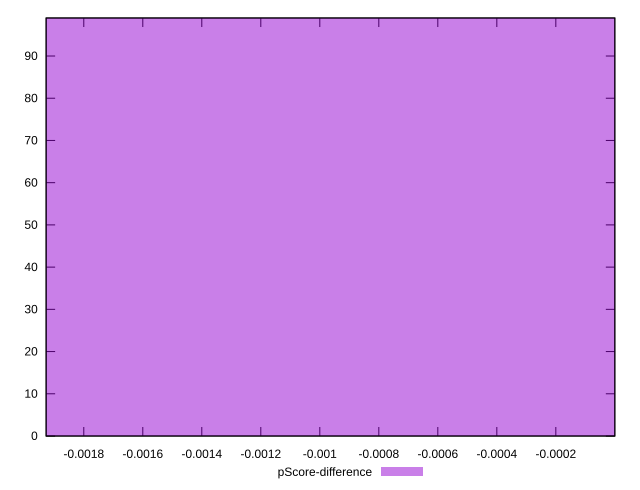

This chart was generated by the following gnuplot code:
reset

$pScoreDifference <<EOF
0 99
EOF

set key outside below
set boxwidth 0.1
set xrange [-0.0019275898523334334:-3.478184318339572e-8]
set yrange [0:99]
set trange [0:99]
set style fill transparent solid 0.5 noborder
set terminal svg size 640, 490 enhanced background rgb 'white'
set output "reports/report_00030_2021-02-24T20-42-31.540Z/cumulative-layout-shift/samples/card/pScore-difference/histogram.svg"

plot $pScoreDifference title "pScore-difference" with boxes

reset
